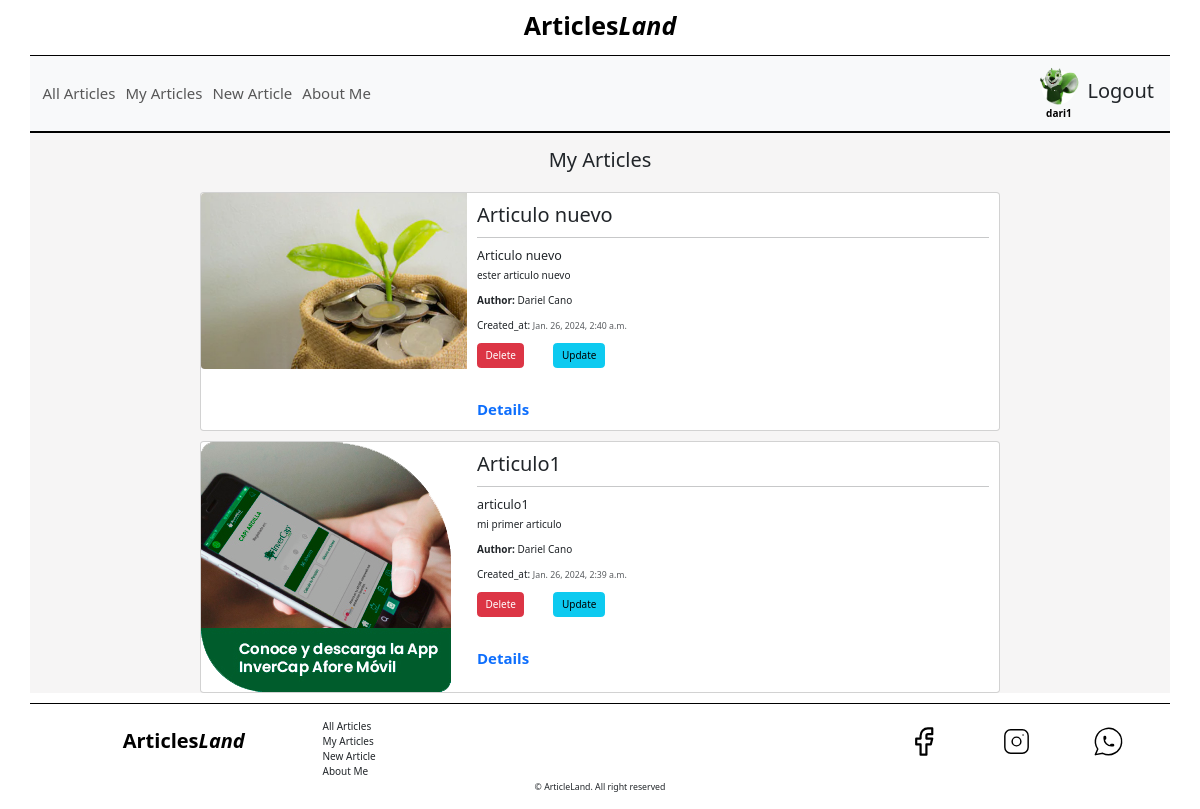
Screenshot of /app/articles/ (signed in) with the database file from the repository.
### App_BLog/models.py (models this page shows, shortened)
class Article(models.Model):
    title = models.CharField(max_length=60, )
    subtitle= models.CharField(max_length=90)
    description = models.TextField(max_length=250)
    author= models.ForeignKey(User, on_delete=models.CASCADE, null = True)
    create_at=models.DateTimeField(auto_now=True)
    image = models.ImageField(upload_to='articles', null=True, blank=True)

### App_BLog/views.py (the view)
# urls.py: path("articles/", getArticles,name="articles" ),
def getArticles(request):
    if request.method =="POST":
        article_id = request.POST.get('article-id')
        print(article_id)
        article_to_delete = Article.objects.get(id=article_id)
        article_to_delete.delete()
    articles = Article.objects.all().order_by('-create_at')
    my_articles = []
    for article in articles:
        if article.author == request.user:
            my_articles.append(article)
    avatar = Avatar.objects.filter(user=request.user.id)
    if len(avatar)>0:
        if len(avatar) == 1:
            return render(request,'articles.html',{"articles":my_articles, "url": avatar[0].image.url})
        else:
            return render(request, 'articles.html', {"articles":my_articles,"url": avatar[len(avatar)-1].image.url})
    else:
         return render(request, 'articles.html', {"articles":my_articles,"url": None})

### App_BLog/templates/articles.html (shortened to what this page needs)
{%extends 'commonContent.html' %} {% load static %} {% block contentViews%}
<div class="container">
  <div class="section">
    <h2 class="w-100 text-center p-4">My Articles</h2>
    <div class="cards">
      {% if articles %} {% for article in articles %}
      <div class="card mb-3 m-auto" style="max-width: 800px">
        <div class="row g-0">
          {% if article.image %}
          <div class="col-md-4">
            <img
              src="{{article.image.url}}"
              class="img-fluid rounded-start"
              alt="{{article.title}}"
            />
          </div>
          {% endif %}
          <div class="col-md-8">
            <div class="card-body">
              <h2 class="card-title">{{article.title}}</h2>
              <hr style="width: 100%;"/>
              <h5>{{article.subtitle}}</h5>
              <p class="card-text">{{article.description}}</p>
              <p class="card-text">
                <strong>Author:</strong> {{article.author.first_name}}
                {{article.author.last_name}}
              </p>
              <p class="card-text">
                Created_at:
                <small class="text-body-secondary">{{article.create_at}}</small>
              </p>
              <div class="d-flex w-25 justify-content-between align-items-center mb-5">
                <form method="POST" action="{% url 'articles' %} ">
                  <button
                    class="btn btn-danger"
                    name="article-id"
                    value="{{article.id}}"
                  >
                    Delete
                  </button>
                </form>
                <a class="" href="{% url 'update_article' article.id %} ">
                  <button class="btn btn-info">Update</button>
                </a>
              </div>
              <a href="{% url 'article-detail' article.id %}" class="card-text text-decoration-none " style="font-size: 1.5rem;"
                >Details</a
              >
            </div>
          </div>
        </div>
      </div>
        {% endfor %} {% else %}
        <p  class="w-100 text-center pt-4" style="font-size:1.5rem"> There are not articles yet 😟</p>
        {% endif %}
      </div>
    </div>
  </div>
  {% endblock%}

### App_BLog/templates/commonContent.html (shortened to what this page needs)
<!DOCTYPE html>
<html lang="en">
  <head>
    {% load static %}
    <link rel="stylesheet" href="{% static 'css/style.css' %}" />
    <link
      href="https://cdn.jsdelivr.net/npm/bootstrap@5.3.2/dist/css/bootstrap.min.css"
      rel="stylesheet"
    />
  </head>
  <body>
    <header class="header" style="border-bottom: 2px solid black">
      <h1 class="w-100 text-center p-3 cursor-pointer">
        <a href="/app" class="text-black" style="text-decoration: none"
          >Articles<span class="f-bold text-black" style="font-style: italic"
            >Land</span
          ></a
        >
      </h1>
      <nav
        class="navbar navbar-expand-lg bg-body-tertiary"
        style="border-top: thin solid black"
      >
        <div class="container-fluid">
          <div class="collapse navbar-collapse" id="navbarText">
            <ul class="navbar-nav me-auto mb-2 mb-lg-0">
              <li class="nav-item">
                <a class="nav-link" style="font-size: 1.5rem" href="/app/"
                  >All Articles</a
                >
              </li>
              <li class="nav-item">
                <a
                  class="nav-link"
                  style="font-size: 1.5rem"
                  aria-current="page"
                  href="/app/articles"
                  >My Articles</a
                >
              </li>
              {% if user.username != 'admin'%}
              <li class="nav-item">
                <a
                  class="nav-link"
                  style="font-size: 1.5rem"
                  href="/app/new-article"
                  >New Article</a
                >
              </li>
              {% else%}
              <li class="nav-item">
                <a class="nav-link" style="font-size: 1.5rem" href="/admin"
                  >Admin Panel</a
                >
              </li>
              {% endif%}
              <li class="nav-item">
                <a
                  class="nav-link"
                  style="font-size: 1.5rem"
                  href="/app/aboutMe"
                  >About Me</a
                >
              </li>
            </ul>
            <span class="navbar-text">
              <div>
                {% if user.is_authenticated %}
                <div class="d-flex justify-center align-center">
                  <a
                    class="user"
                    style="text-decoration: none"
                    href="{% url 'profile'%}"
                  >
                    {% if url %}
                    <div class="user-img">
                      <img
                        height="30rem"
                        width="30rem"
                        style="border-radius: 50%"
                        src="{{url}}"
                        alt=""
                      />
                    </div>
                    {% else %}
                    <img
                      height="40px"
                      src="../../media/avatars/avatar.webp"
                      alt=""
                    />
                    {% endif %}
                    <strong>{{user.username}}</strong>
                  </a>
                  <form method="post" action="{% url 'logout' %}">
                    <button
                      class="btn mt-2"
                      style="font-size: 2rem"
                      type="submit"
                    >
                      Logout
                    </button>
                  </form>
                </div>
                {% endif %}
              </div>
            </span>
          </div>
        </div>
      </nav>
    </header>
    <main style="background-color: rgb(246, 245, 245); min-height: 60vh">
      {% block contentViews %} {% endblock%}
    </main>
    <footer class="footer w-100 p-4" style="border-top: thin solid black">
      <div class="w-100 d-flex justify-content-between align-content-center">
        <h2 class="w-25 text-center p-3 cursor-pointer">
          <a href="/app" class="text-black" style="text-decoration: none"
            >Articles<span class="f-bold text-black" style="font-style: italic"
              >Land</span
            ></a
          >
        </h2>
        <div class="d-flex flex-column w-50">
          <a class="nav-link" href="{% url 'inicio'%}">All Articles</a>
          <a class="nav-link" href="{% url 'articles'%}">My Articles</a
          ><a class="nav-link" href="{% url 'add_article'%}">New Article</a
          ><a class="nav-link" href="{% url 'about'%}">About Me</a>
        </div>
        <div
          class="w-25 pt-2 d-flex justify-content-around align-content-center"
        >
          <a href="https://facebook.com" target="_blank" rel="noopener">
          </a>
          <a href="https://instagram.com" target="_blank" rel="noopener">
          </a>
          <a href="https://web.whatsapp.com/" target="_blank" rel="noopener">
          </a>
        </div>
      </div>
      <div class="w-100 text-center">
        <small> &copy; ArticleLand. All right reserved</small>
      </div>
    </footer>
  </body>
</html>

### static/css/style.css (style rules this page uses)
:root { --main-color: #045AFC; --tilte-color: #FFFFFF; --second-color: #a8d8eb; --second-color-opacity: rgba(2, 4, 9, 0.2); --active-color: #E7E307; --third-color: #F8E7F9; --black-color: #000000; --font-family-ppal: 'Raleway', sans-serif; --font-family-sec: 'Montserrat', sans-serif; }
html { margin: 0; padding: 0; box-sizing: border-box; font-size: 62.5%; scroll-behavior: smooth; }
*, *:before, *:after { box-sizing: inherit; }
body { margin-left: auto; margin-right: auto; width: 100%; padding-left: 3rem; padding-right: 3rem; font-size: 2rem; line-height: 1.5; font-family: var(--font-family-ppal); }
h1 { font-size: 3.2rem; }
h2 { font-size: 2.8rem; }
a { text-decoration: none; font-weight: bold; }
li { list-style-type: none; }
.user { display: flex; flex-direction: column; justify-content: center; align-items: center; }
a.user { text-decoration: none; }
.user-img { width: 4rem; height: 4rem; border-radius: 50%; }
.user-img img { width: 100%; height: 100%; }

### rows the page displays
Article: image (picture), title "Articulo nuevo", subtitle "Articulo nuevo", description "ester articulo nuevo", author.first_name "Dariel", author.last_name "Cano", create_at "Jan. 26, 2024, 2:40 a.m.", {{ article.id }} 32 (drawn)
Article: image (picture), title "Articulo1", subtitle "articulo1", description "mi primer articulo", author.first_name "Dariel", author.last_name "Cano", create_at "Jan. 26, 2024, 2:39 a.m.", {{ article.id }} 30 (drawn)

### other values shown
{{ user.username }} "dari1"
